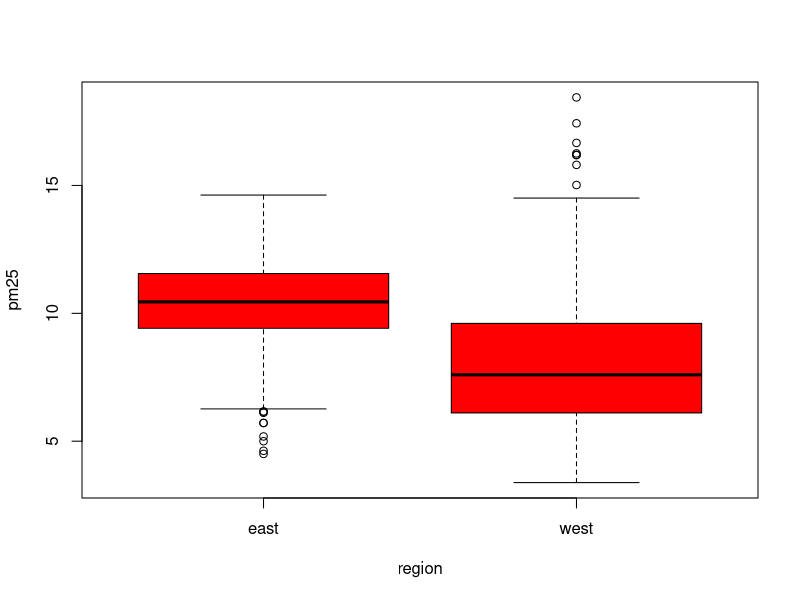
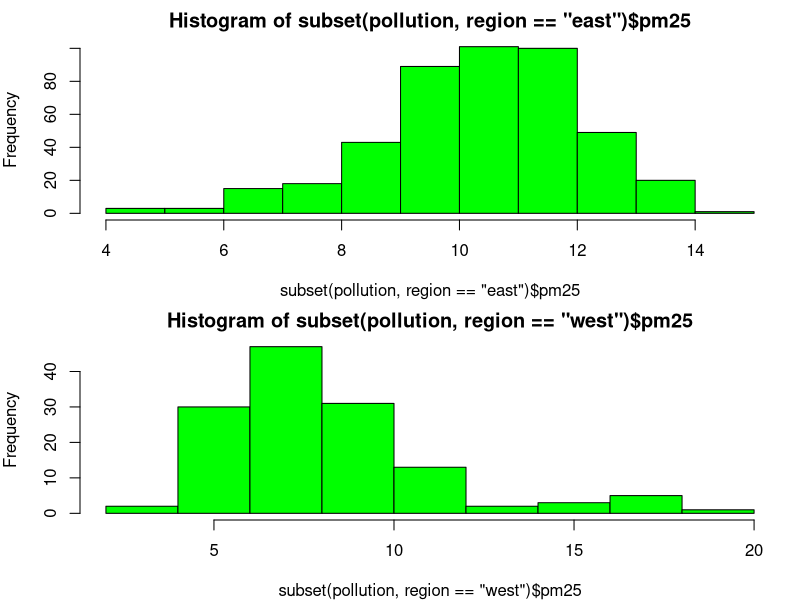
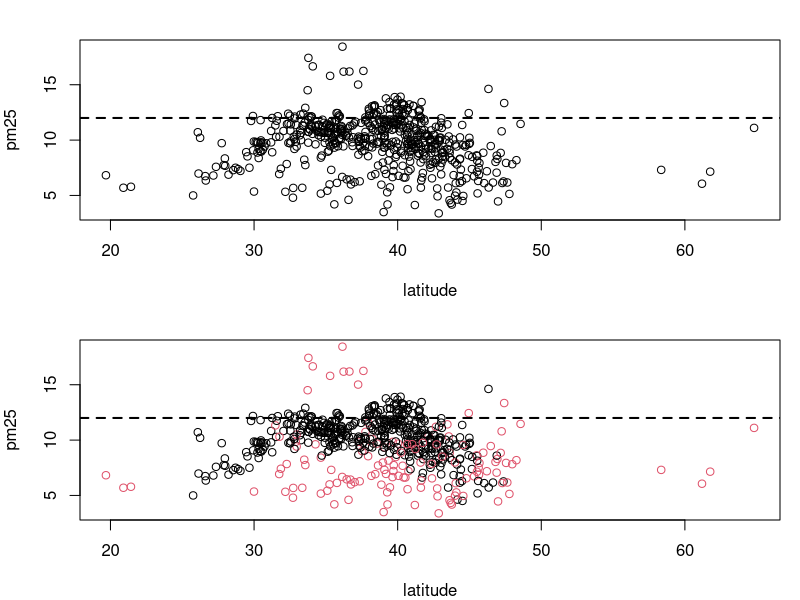
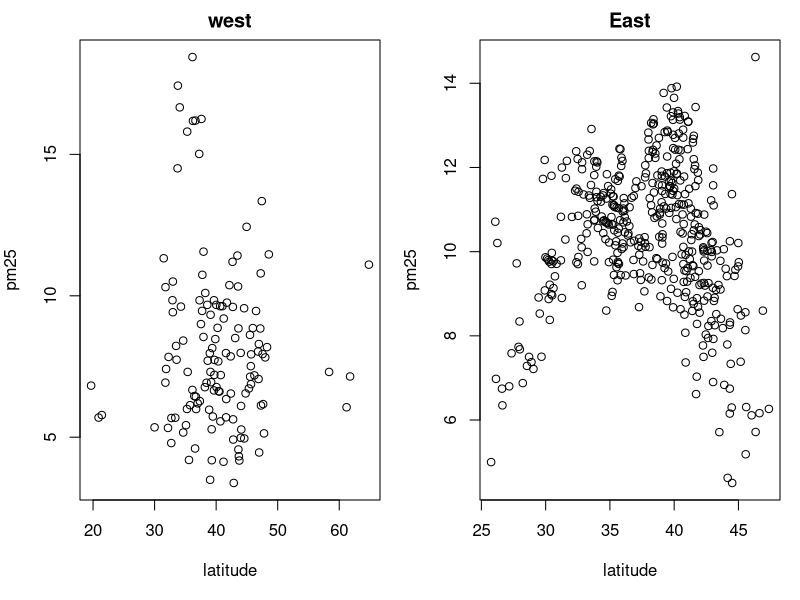

Recreate these plots in R, in order.
# 2-Dimensional Graphs
pollution <- read.csv("data/avgpm25.csv", colClasses = c("numeric","character","factor","numeric","numeric"))
head(pollution)

  # 1. Multiple Boxplots

  boxplot(pm25 ~ region,data = pollution, col = "red")
  
  # 2. Multiple Histograms
  
  par(mfrow = c(2,1),mar = c(4,4,2,1) )
  hist(subset(pollution, region == "east")$pm25, col = "green")
  hist(subset(pollution, region == "west")$pm25, col = "green")
  
  # 3. Scatterplot
  
  with(pollution, plot(latitude, pm25))
  abline(h = 12, lwd = 2, lty = 2)
  
  # 3.1 Scatterplot - Using Color
  with(pollution, plot(latitude, pm25, col = region))
  abline(h = 12, lwd = 2, lty = 2)
   
  # 3.2 Multiple Scatterplots
  par(mfrow = c(1,2),mar = c(5,4,2,1) )  
  with(subset(pollution, region == "west"), plot(latitude, pm25, main = "west"))
  with(subset(pollution, region =="east"), plot(latitude, pm25, main="East"))
  